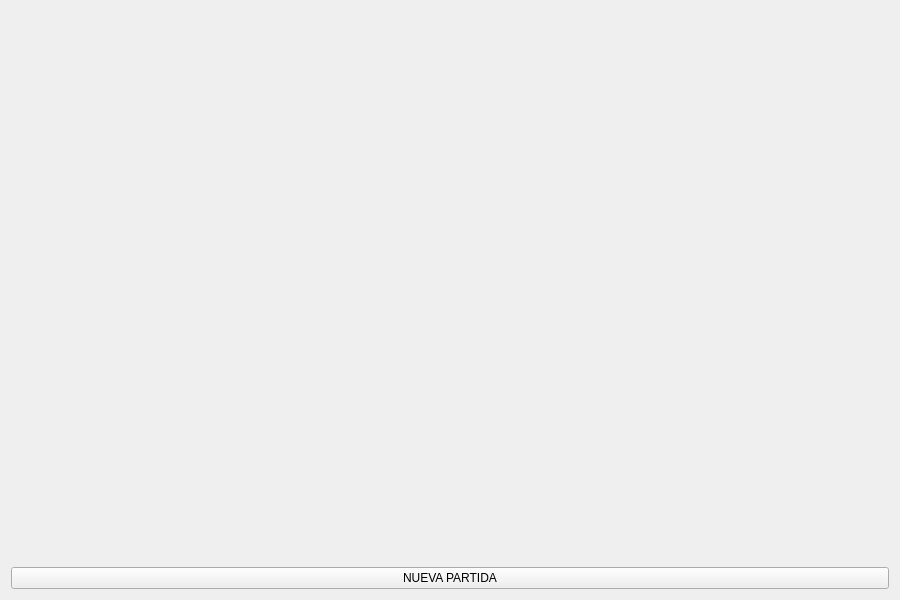
<?xml version="1.0" encoding="UTF-8"?>
<ui version="4.0">
 <class>ventanaseleccionjuego</class>
 <widget class="QWidget" name="ventanaseleccionjuego">
  <property name="geometry">
   <rect>
    <x>0</x>
    <y>0</y>
    <width>900</width>
    <height>600</height>
   </rect>
  </property>
  <property name="windowTitle">
   <string>DasLandDesSittich</string>
  </property>
  <property name="windowIcon">
   <iconset resource="Imagenes.qrc">
    <normaloff>:/Imagenes/principal_doble_diomedes.jpg</normaloff>:/Imagenes/principal_doble_diomedes.jpg</iconset>
  </property>
  <layout class="QVBoxLayout" name="verticalLayout">
   <item>
    <widget class="QLabel" name="label">
     <property name="text">
      <string/>
     </property>
     <property name="pixmap">
      <pixmap resource="Imagenes.qrc">:/Imagenes/Fondo 2.png</pixmap>
     </property>
     <property name="scaledContents">
      <bool>true</bool>
     </property>
    </widget>
   </item>
   <item>
    <widget class="QPushButton" name="nueva_Partida">
     <property name="cursor">
      <cursorShape>PointingHandCursor</cursorShape>
     </property>
     <property name="text">
      <string>NUEVA PARTIDA</string>
     </property>
    </widget>
   </item>
  </layout>
 </widget>
 <resources>
  <include location="Imagenes.qrc"/>
 </resources>
 <connections/>
</ui>
